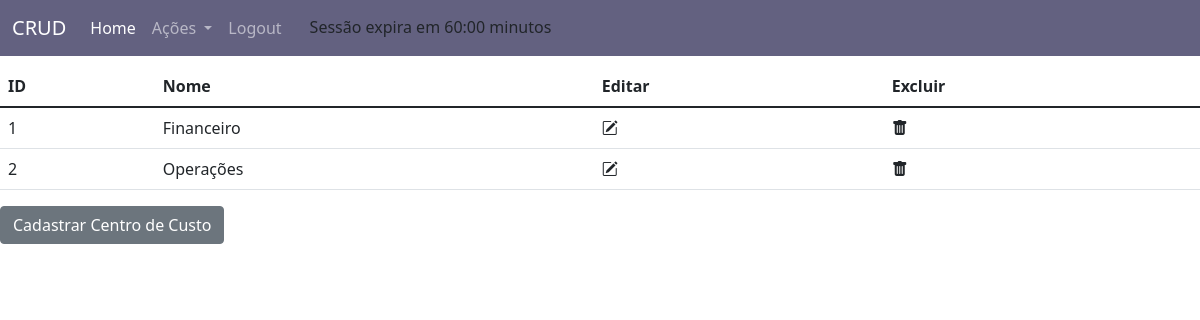
Screenshot of /pages/centro-de-custo.php (signed in) with the database file from the repository.
### tables this page shows
CREATE TABLE IF NOT EXISTS `centro_de_custo` (
  `id` int NOT NULL AUTO_INCREMENT,
  `nome` varchar(45) NOT NULL,
  PRIMARY KEY (`id`)
);

### App/Model/Conexao.php (called while the page is built, shortened)
<?php
class Conexao
{
    private static $instance;
    private static function env()
    {
        $dotenv = Dotenv\Dotenv::createImmutable(dirname(__DIR__, 2));
    }
    public static function getConnection()
    {
        $host = $_ENV['HOST'];
        $dbname = $_ENV['DATABASE'];
        $user = $_ENV['USER'];
        $password = $_ENV['PASSWORD'];
        $charset = $_ENV['CHARSET'];
        if(!isset(self::$instance))
        {
            $conn = "mysql:host=". $host .";dbname=".$dbname.";charset=".$charset;
            self::$instance = new \PDO($conn, $user, $password);
        }
        return self::$instance;
    }
}

### App/Model/CentroDeCustoDAO.php (called while the page is built, shortened)
<?php
class CentroDeCustoDAO
{
    public function read()
    {
        $sql = "SELECT * FROM centro_de_custo";
        $stmt = Conexao::getConnection()->prepare($sql);
        $stmt->execute();
        if($stmt->rowCount() > 0){
            $return = $stmt->fetchAll(\PDO::FETCH_ASSOC);
            return $return;
        }else{
            return "Não existem registros";
        }
    }
}

### pages/centro-de-custo.php (the view, shortened to what this page needs)
<?php require_once dirname(__DIR__).'/components/header.php'; ?>
<table class="table crud">
        <thead>
            <tr>
                <th scope="col">ID</th>
                <th scope="col">Nome</th>
                <th scope="col">Editar</th>
                <th scope="col">Excluir</th>
            </tr>
        </thead>
        <tbody>
            <?php
                $centroDao = new CentroDeCustoDAO();
            ?>
            <?php foreach ($centroDao->read() as $centro): ?>
            <tr>
                <td><?= $centro['id'] ?></td>
                <td><?= $centro['nome'] ?></td>
                <td><i class="bi bi-pencil-square" id_aux="<?= $centro['id'] ?>"></i></td>
                <td><i class="bi bi-trash-fill" id_aux="<?= $centro['id'] ?>"></i></td>
            </tr>
            <?php endforeach; ?>
        </tbody>
    </table>
    <button type="button" class="btn btn-secondary" data-bs-toggle="modal" data-bs-target="#cadastrar">Cadastrar Centro de Custo</button>
<?php require_once dirname(__DIR__).'/components/footer.php'; ?>

### assets/css/style.css (style rules this page uses)
.bi.bi-pencil-square { cursor: pointer; }
.bi.bi-trash-fill { cursor: pointer; }

### rows the page displays
centro_de_custo: id "1", nome "Financeiro"
centro_de_custo: id "2", nome "Operações"
